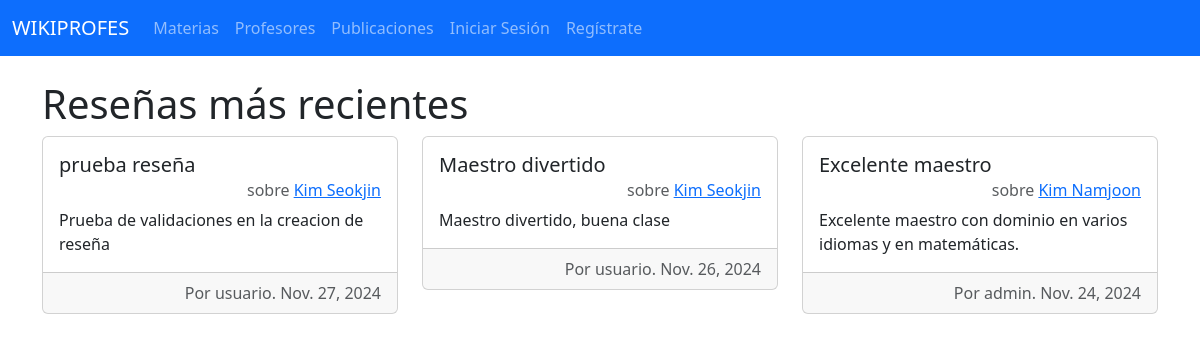
The page / on the database its author committed.
### publicacion/models.py (models this page shows, shortened)
class Publicacion(models.Model):
    materia = models.ForeignKey(Materia, on_delete=models.CASCADE)
    profesor = models.ForeignKey(Profesor, on_delete=models.CASCADE)
    usuario = models.ForeignKey(User, on_delete=models.CASCADE)
    titulo = models.CharField(max_length=80)
    fecha = models.DateField()
    comentario = models.TextField(max_length=200)
    dominio = models.IntegerField()
    puntualidad = models.IntegerField()
    asistencia = models.IntegerField()
    dificultad = models.IntegerField()
    seguimiento = models.IntegerField()

### profesor/models.py (models this page shows)
class Profesor(models.Model):
    nombre = models.CharField(max_length=80)
    usuarios = models.ManyToManyField(User, through='publicacion.Publicacion')
    def __str__(self):
        return f"{self.nombre}"

### publicacion/views.py (the view)
# urls.py: path('', views.PublicacionView.as_view(), name='index'),
class PublicacionView(generic.ListView):
    template_name = "publicacion/index.html"
    def get_queryset(self):
        return Publicacion.objects.order_by("-fecha")[:5]

### templates/publicacion/index.html (shortened to what this page needs)
{% extends "base.html" %}
{% block content %}
    <div class="container mt-4">
        <h1>Reseñas más recientes</h1>
        <div class="row row-cols-1 row-cols-md-3 g-4">
            {% for publicacion in publicacion_list %}
                <section>
                    <div class="col">
                        <div class="card mb-3">
                            <div class="card-body">
                            <h5 class="card-title">{{publicacion.titulo}}</h5>
                            <h6 class="card-subtitle mb-2 text-body-secondary text-end">sobre  <a href="{% url 'publicacion:profesor' publicacion.profesor.id %}">{{publicacion.profesor}}</a></h6>
                            <p class="card-text">{{publicacion.comentario}}</p>
                            </div>
                            <div class="card-footer text-body-secondary text-end">
                                Por {{publicacion.usuario}}. {{publicacion.fecha}}
                            </div>
                        </div>
                    </div>
                </section>
            {% endfor %}
        </div>
    </div>
{% endblock content %}

### rows shown on the page
Publicacion: titulo "prueba reseña", profesor "Kim Seokjin", comentario "Prueba de validaciones en la creacion de reseña", usuario "usuario", fecha "Nov. 27, 2024"
Publicacion: titulo "Maestro divertido", profesor "Kim Seokjin", comentario "Maestro divertido, buena clase", usuario "usuario", fecha "Nov. 26, 2024"
Publicacion: titulo "Excelente maestro", profesor "Kim Namjoon", comentario "Excelente maestro con dominio en varios idiomas y en matemáticas.", usuario "admin", fecha "Nov. 24, 2024"
